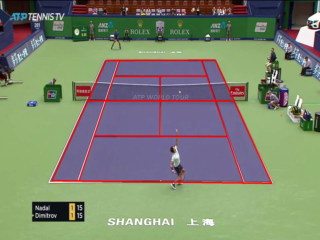
#> input picture .eivideo/thumbnail/6d684790-fef4-11ee-be9b-ef1197c50d60-thumbnail.png, 320 x 240 px
$ python -i CourtDetection.py   (imports and definitions only)
#> lines starting #> are read from the running program, lines starting #| are printed output that depends on the picture
### lib/utils/CourtReference.py
# -*- encoding: utf-8 -*-
"""
@author   :   yykzjh
@Contact  :   1378453948@qq.com
@DateTime :   2024/03/19 20:07
@Version  :   1.0
@License  :   (C)Copyright 2024
"""
import cv2
import numpy as np
import matplotlib.pyplot as plt


class CourtReference:
    """
    Court reference model
    """

    def __init__(self):
        self.baseline_top = ((286, 561), (1379, 561))  # ab
        self.baseline_bottom = ((286, 2935), (1379, 2935))  # cd
        self.net = ((286, 1748), (1379, 1748))  # st
        self.left_court_line = ((286, 561), (286, 2935))  # ac
        self.right_court_line = ((1379, 561), (1379, 2935))  # bd
        self.left_inner_line = ((423, 561), (423, 2935))  # eg
        self.right_inner_line = ((1242, 561), (1242, 2935))  # fh
        self.middle_line = ((832, 1110), (832, 2386))  # mn
        self.top_inner_line = ((423, 1110), (1242, 1110))  # ij
        self.bottom_inner_line = ((423, 2386), (1242, 2386))  # kl
        self.top_extra_part = (832.5, 580)
        self.bottom_extra_part = (832.5, 2910)

        self.court_conf = {1: [*self.baseline_top, *self.baseline_bottom],
                           2: [self.left_inner_line[0], self.right_inner_line[0], self.left_inner_line[1],
                               self.right_inner_line[1]],
                           3: [self.left_inner_line[0], self.right_court_line[0], self.left_inner_line[1],
                               self.right_court_line[1]],
                           4: [self.left_court_line[0], self.right_inner_line[0], self.left_court_line[1],
                               self.right_inner_line[1]],
                           5: [*self.top_inner_line, *self.bottom_inner_line],
                           6: [*self.top_inner_line, self.left_inner_line[1], self.right_inner_line[1]],
                           7: [self.left_inner_line[0], self.right_inner_line[0], *self.bottom_inner_line],
                           8: [self.right_inner_line[0], self.right_court_line[0], self.right_inner_line[1],
                               self.right_court_line[1]],
                           9: [self.left_court_line[0], self.left_inner_line[0], self.left_court_line[1],
                               self.left_inner_line[1]],
                           10: [self.top_inner_line[0], self.middle_line[0], self.bottom_inner_line[0],
                                self.middle_line[1]],
                           11: [self.middle_line[0], self.top_inner_line[1], self.middle_line[1],
                                self.bottom_inner_line[1]],
                           12: [*self.bottom_inner_line, self.left_inner_line[1], self.right_inner_line[1]]}
        self.line_width = 1
        self.court_width = 1117
        self.court_height = 2408
        self.top_bottom_border = 549
        self.right_left_border = 274
        self.court_total_width = self.court_width + self.right_left_border * 2
        self.court_total_height = self.court_height + self.top_bottom_border * 2

        self.court = cv2.cvtColor(cv2.imread(r"./static/image/court_configurations/court_reference.png"), cv2.COLOR_BGR2GRAY)

    # [28 lines left out: functions build_court_reference, get_important_lines, not called in this run]

    def get_extra_parts(self):
        parts = [self.top_extra_part, self.bottom_extra_part]
        return parts

    # [25 lines left out: functions save_all_court_configurations, get_court_mask, not called in this run]


# [3 lines that do not run on import are left out]

### lib/utils/CourtDetection.py
# -*- encoding: utf-8 -*-
"""
@author   :   yykzjh
@Contact  :   1378453948@qq.com
@DateTime :   2024/03/19 19:55
@Version  :   1.0
@License  :   (C)Copyright 2024
"""
import cv2
import time
import numpy as np
from matplotlib import pyplot as plt
from sympy import Line
from itertools import combinations

from lib.utils.CourtReference import CourtReference


class CourtDetector(object):
    """
    Detecting and tracking court in frame
    """

    def __init__(self, verbose=0):
        self.verbose = verbose
        self.colour_threshold = 200
        self.dist_tau = 3
        self.intensity_threshold = 40
        self.court_reference = CourtReference()
        self.v_width = 0
        self.v_height = 0
        self.frame = None
        self.gray = None
        self.court_warp_matrix = []
        self.game_warp_matrix = []
        self.court_score = 0
        self.baseline_top = None
        self.baseline_bottom = None
        self.net = None
        self.left_court_line = None
        self.right_court_line = None
        self.left_inner_line = None
        self.right_inner_line = None
        self.middle_line = None
        self.top_inner_line = None
        self.bottom_inner_line = None
        self.success_flag = False
        self.success_accuracy = 80
        self.success_score = 1000
        self.best_conf = None
        self.frame_points = None
        self.dist = 5

    # [476 lines left out: functions detect, track_court, _threshold, _filter_pixels, _detect_lines, _classify_lines and 10 more, not called in this run]

>>> import cv2
>>> picture = cv2.imread('../../.eivideo/thumbnail/6d684790-fef4-11ee-be9b-ef1197c50d60-thumbnail.png', cv2.IMREAD_GRAYSCALE)
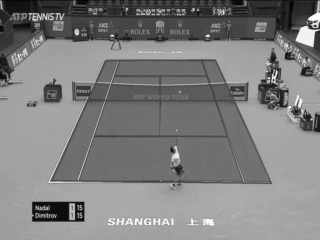
#> picture: shape (240, 320); min 2, max 252, mean 126.8
>>> result = CourtDetector().track_court(picture)
#> (the run stopped early here; a loop or call above may not have finished)
